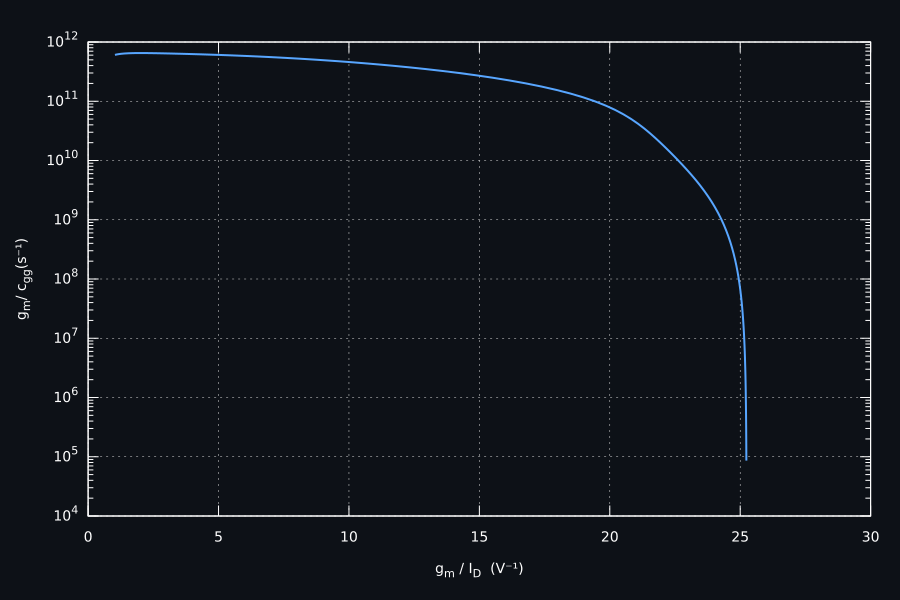

Recreate this plot in gnuplot.

set terminal svg size 900,600 enhanced font "DejaVu Sans,14"  background rgb "#0d1117"
set output "gm_cgg_vs_gm_id.svg"

set border lc rgb "#ffffff"
set tics textcolor rgb "#ffffff"
set xlabel "g_m / I_D  (V⁻¹)" textcolor rgb "#ffffff"
set ylabel "g_m / c_{gg} (s⁻¹)" textcolor rgb "#ffffff"

set grid lc rgb "#dddddd" lw 0.5
set logscale y
set format y "10^{%T}"

set lmargin 9
set rmargin 3
set tmargin 2
set bmargin 4

plot "nmos_lmin_tt.dat" using 5:8 \
     with lines lw 2 lc rgb "#58a6ff" notitle
